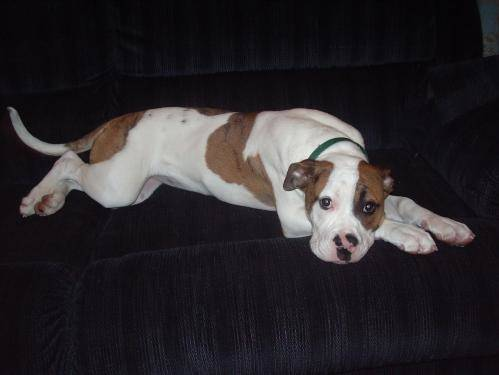
#> input picture NoSup/K-means/1.jpg, 499 x 375 px
$ python IM_KM06_04_01.py
#> lines starting #> are read from the running program, lines starting #| are printed output that depends on the picture; long printed decimals are rounded
import matplotlib.pyplot as plt
import numpy as np
from  scipy.cluster.vq import *
import cv2 as cv
from sklearn.datasets.samples_generator import make_blobs

img=cv.imread('1.jpg')
#> img is the input picture: shape (375, 499, 3); mean B, G, R 44.2, 40.8, 44.4
# cv.imshow('img',img)
img=cv.resize(img,(480,480),cv.INTER_CUBIC)
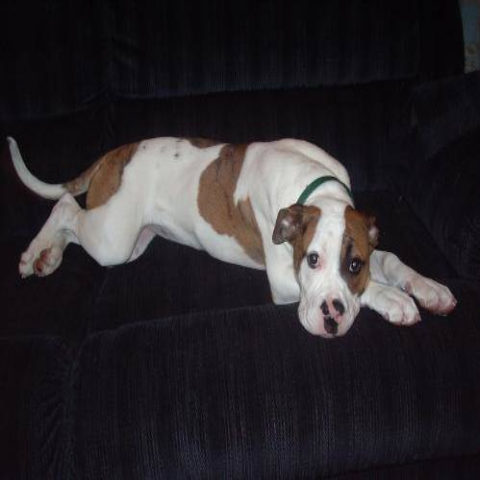
#> img: shape (480, 480, 3); mean B, G, R 44.1, 40.7, 44.3
cv.imshow('imgs',img)
cv.waitKey()
imgs=np.float32(img)
# print(imgg.shape)
# cv.waitKey()


steps= 3
sx=int(imgs.shape[1]/steps)
#> sx = 160
sy=int(imgs.shape[0]/steps)
#> sy = 160


fmeans =[]
for x in range(sx):
    for y in range(sy):
        R = np.mean(imgs[y * steps:(y + 1) * steps, x * steps:(x + 1) * steps, 0])
        G = np.mean(imgs[y * steps:(y + 1) * steps, x * steps:(x + 1) * steps, 1])
        B = np.mean(imgs[y * steps:(y + 1) * steps, x * steps:(x + 1) * steps, 2])
        fmeans.append([R,G,B])
#> after the loop, fmeans = 25600 items


centroids,variance = kmeans(fmeans,2)
#> centroids = [[22.95, 18.25, 21.6], [157.7, 161.1, 166.2]]; variance = 21
code,distance=vq(fmeans,centroids)


nimg=np.zeros((480,480,3),np.uint8)
for x in range(sx):
    for y in range(sy):
        if code[x*y]==1:
            nimg[y * steps:(y + 1) * steps, x * steps:(x + 1) * steps, 0] = 255

        else:
            nimg[y * steps:(y + 1) * steps, x * steps:(x + 1) * steps, 2] = 255
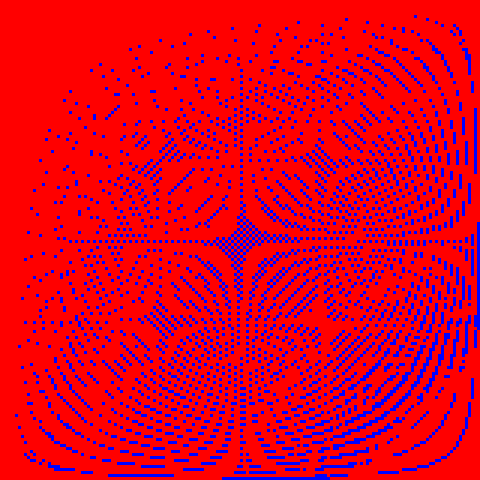
#> nimg: shape (480, 480, 3); mean of channels 0, 1, 2 35.7, 0, 219.3; drawn as B, G, R
print(centroids)
#| [[ 22.954  18.249  21.604 ]
#|  [157.715  161.148  166.196 ]]
cv.imshow('imgs',imgs)
cv.imshow('nimg',nimg)
cv.waitKey()
print(code)
#> (printed output is left out)
print('distance',distance)
#> (printed output is left out)
